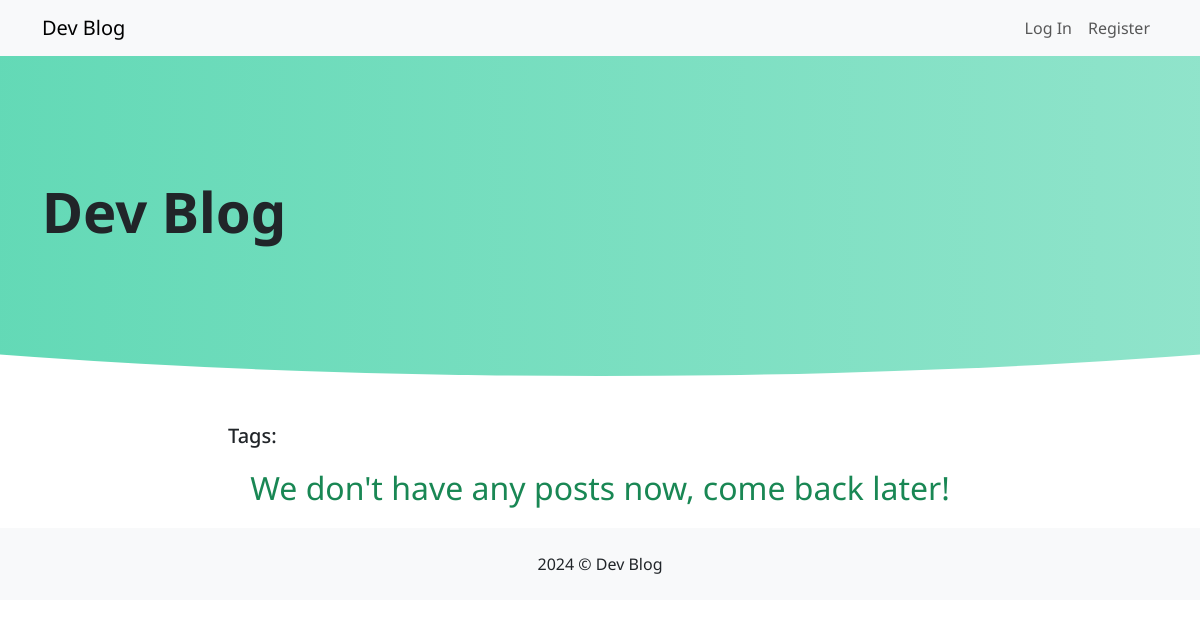
Before: /?page=2 with the older database file.
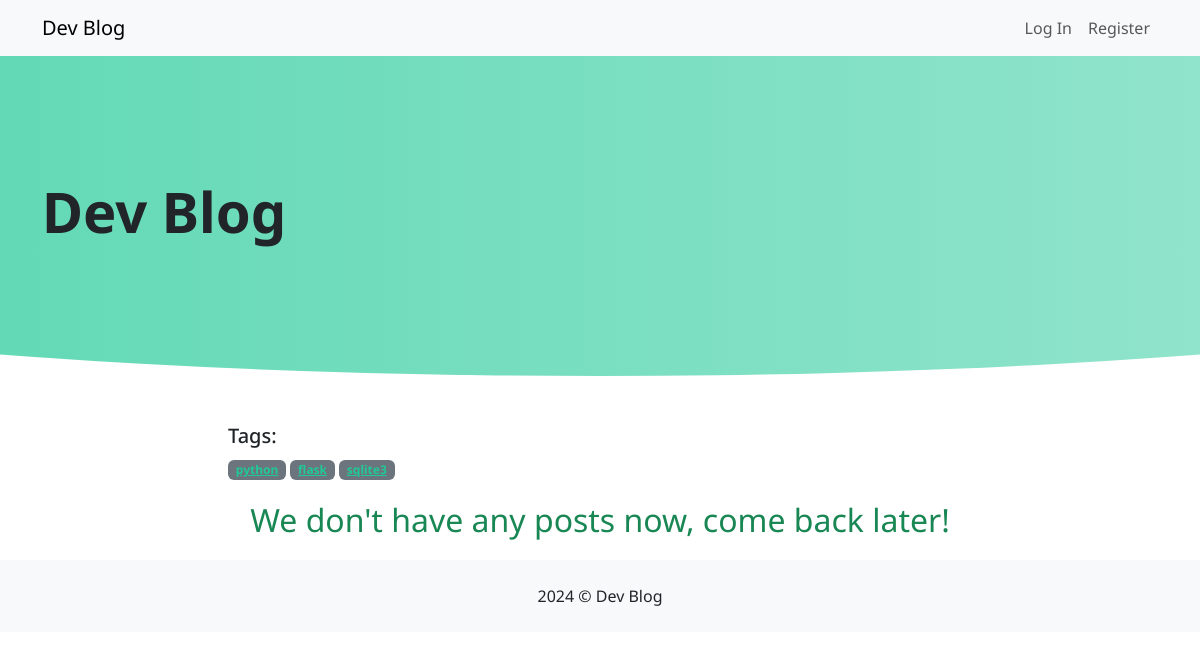
After: the same page with the newer database file.
### tables this page shows
CREATE TABLE tags (
    id INTEGER PRIMARY KEY AUTOINCREMENT,
    name VARCHAR(100) UNIQUE NOT NULL
);

### app/blog/views.py (the view)
@bp.route('/')
def posts():
    db = get_db()
    q = request.args.get('q')
    tag_name = request.args.get('tag')
    query = "SELECT * FROM posts WHERE publish <= ? AND publish != ''"
    count_query = query.replace('*', 'COUNT(*)')
    if q:
        search_query = "(title LIKE ? OR body LIKE ?)"
        query += f" AND {search_query}"
        count_query += f" AND {search_query}"
    if tag_name:
        tag_filter_query = "id IN (SELECT post_id FROM tagged_items INNER JOIN tags ON tags.id = tag_id WHERE tags.name = ?)"
        query += f" AND {tag_filter_query}"
        count_query += f" AND {tag_filter_query}"
    now = datetime.now()
    params = [now]
    if q:
        params.extend([f"%{q}%", f"%{q}%"])
    if tag_name:
        params.append(tag_name)
    page = int(request.args.get('page', 1))
    per_page = 2
    total_count = db.execute(count_query, params).fetchone()[0]
    paginate = pagination(total_count, page, per_page)
    query += " ORDER BY id DESC LIMIT ? OFFSET ?"
    params.extend([paginate['per_page'], paginate['offset']])
    posts_list = db.execute(query, params).fetchall()
    posts_list = [dict(post) for post in posts_list]
    for post in posts_list:
        post_id = post['id']
        post['tags'] = get_tags(post_id)
        post['comment_count'] = db.execute(
            "SELECT COUNT(*) FROM comments WHERE post_id = ?", (post_id,)
        ).fetchone()[0]
    all_tags = db.execute("SELECT name FROM tags").fetchall()
    all_tags = [tag['name'] for tag in all_tags]
    return render_template('index.html', posts=posts_list, paginate=paginate, now=datetime.now().date(), all_tags=all_tags)

### app/blog/utils.py (called while the page is built)
def pagination(count, page, per_page=2):
    page_no = ceil(count / per_page)
    offset = (page - 1) * per_page
    next_page = page + 1
    prev_page = page - 1
    return {
        'per_page': per_page,
        'offset': offset,
        'pages': list(range(1, page_no + 1)),
        'page': page,
        'page_no': page_no,
        'next_page': next_page,
        'prev_page': prev_page
    }

### app/db.py (called while the page is built)
def get_db():
    if 'db' not in g:
        g.db = sqlite3.connect(
            current_app.config['DATABASE'],
            detect_types=sqlite3.PARSE_DECLTYPES
        )
        g.db.row_factory = sqlite3.Row
    return g.db

### app/users/views.py (called while the page is built)
@bp.before_app_request
def load_logged_in_user():
    user_id = session.get('user_id')
    if user_id is None:
        g.user = None
    else:
        db = get_db()
        user = db.execute("""--sql
        SELECT * FROM users WHERE id = ?""", (user_id,)).fetchone()
        g.user = user

### app/templates/index.html (shortened to what this page needs)
{% extends "layout.html" %}
{% block content %}
<div class="container">
    <div class="col-md-8 offset-md-2">
        <div class="mb-3">
            <h5>Tags:</h5>
             <ul class="list-unstyled mt-2">
                {% for tag in all_tags %}
                     <li class="badge text-bg-secondary"><a href="{{ url_for('blog.posts_by_tag', tag_name=tag) }}">{{ tag }}</a></li>
                {% endfor %}
             </ul>
        </div>
        {% if posts %}
            {% for post in posts %}
            <div class="row align-items-center">
                <div class="col-md-4">
                    <img src="{{ url_for('uploads', filename=post.image) }}" alt="" class="img-fluid rounded">
                </div>
                <div class="col-md-8">
                    <h3>
                        <a href="{{ url_for('blog.post_detail', slug=post.slug) }}" class="text-decoration-none fw-bold">{{ post.title }}</a>
                    </h3>
                    {% if not post.publish %}
                        <div class="badge text-danger border border-danger border-2"><i class="bi bi-pen me-1"></i>Draft</div>
                    {% else %}
                        {% if post.publish > now %}
                            <div class="badge text-dark border border-dark border-2"><i class="bi bi-clock me-1"></i>Scheduled</div>
                        {% else %}
                            <div class="fs-6 text-muted text-uppercase">{{ post.publish|dateformat }}</div>
                        {% endif %}
                    {% endif %}
                    <p>{{ post.body|markdown|safe|truncate }}</p>
                    <ul class="list-unstyled mt-2">
                        {% for tag in post.tags %}
                            <li class="badge text-bg-secondary">{{ tag }}</li>
                        {% endfor %}
                    </ul>
                    <p class="mt-2">
                        <i class="bi bi-chat-left-text me-1"></i>{{ post.comment_count }} {{ post.comment_count == 1 and 'comment' or 'comments' }}
                    </p>
                    <a href="{{ url_for('blog.post_detail', slug=post.slug) }}" class="btn btn-primary">Read more</a>
                </div>
            </div>
            <hr>
            {% endfor %}
            {% if paginate.page_no > 1 %}
            <nav aria-label="Page navigation">
              <ul class="pagination">
                <li class="page-item">
                  <a class="page-link" href="{{ request.path }}?page={{ paginate.prev_page }}{% if request.args.q %}&q={{ request.args.q }}{% endif %}" aria-label="Previous">
                    <span aria-hidden="true">&laquo;</span>
                  </a>
                </li>
                  {% for page in paginate.pages %}
                <li class="page-item"><a class="page-link {% if page == paginate.page %}active{% endif %}" href="{{ request.path }}?page={{ page }}{% if request.args.q %}&q={{ request.args.q }}{% endif %}">{{ page }}</a></li>
                  {% endfor %}
                <li class="page-item">
                  <a class="page-link" href="{{ request.path }}?page={{ paginate.next_page }}{% if request.args.q %}&q={{ request.args.q }}{% endif %}" aria-label="Next">
                    <span aria-hidden="true">&raquo;</span>
                  </a>
                </li>
              </ul>
            </nav>
            {% endif %}
        {% else %}
            <div class="row align-items-center">
                <div class="text-center text-success fs-2">We don't have any posts now, come back later!</div>
            </div>
        {% endif %}
    </div>
</div>
{% endblock content %}

Changed rows visible on the page:
added tags: name "python"
added tags: name "flask"
added tags: name "sqlite3"
